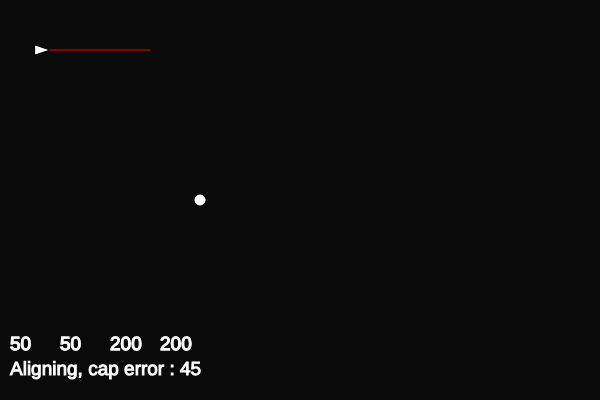
Frame 1 (no input)
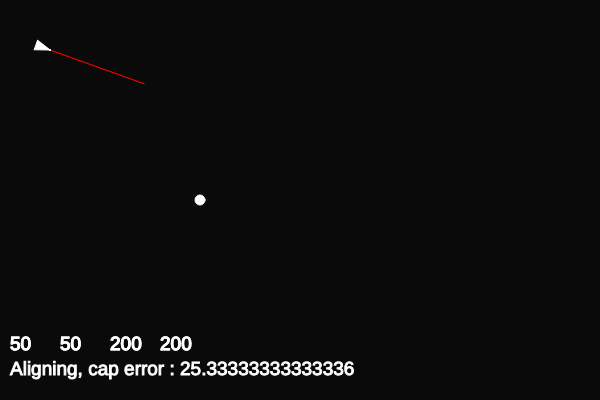
Frame 60 (no input)
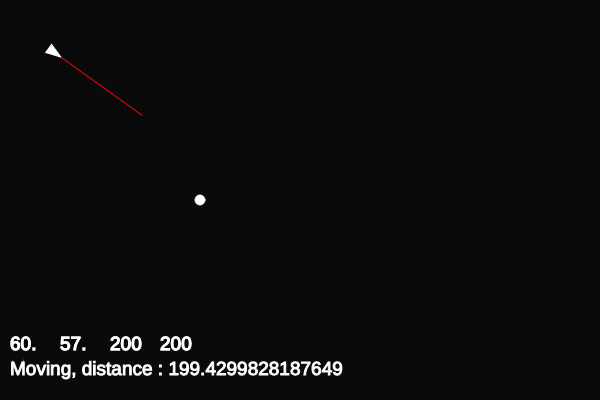
Frame 120 (the mouse pressed at the canvas centre since frame 60)

The p5.js sketch that drew these frames (run headless with seeded random() and noise() and a simulated clock; from frame 60 on, the mouse is pressed at the canvas centre):

// p5.js sketch
// ── sketch.js
var positionX = 50;
var positionY = 50;
var Orientation = 0;

var speed = 0;
var maxSpeed = 30;
var rotation = 0; // deg /sec
var maxRotation = 20;

var targetX = 200;
var targetY = 200;

var historySize = 500;
var historyPositionX = [];
var historyPositionY = [];
var historyOri = [];

function setup() {
  caneva = createCanvas(600, 400);
  caneva.mouseClicked(updateTaget);
  angleMode(DEGREES);
}

function draw() {
  background(10);
  
  
  updatePosition();
  drawArrow();
  drawArrowHist();
  
  circle(targetX, targetY, 10);
  processSpeed();
  
  printDebugText();

}

function printDebugText(){
  textSize(19);
  text(new String(positionX).substring(0,3), 10, 350);
  text(new String(positionY).substring(0,3), 60, 350);
  text(targetX, 110, 350);
  text(targetY, 160, 350);
  fill(255);
}

function updatePosition(){
  if(historyPositionX.length > historySize) {
    historyPositionX.shift();
    historyPositionY.shift();
    historyOri.shift();
  }
  historyPositionX.push(positionX);
  historyPositionY.push(positionY);
  historyOri.push(Orientation);
  
  Orientation = Orientation + rotation * deltaTime/1000;
  positionX = positionX + speed*cos(Orientation) * deltaTime/1000;
  positionY = positionY + speed*sin(Orientation) * deltaTime/1000;
}
                                  
function updateTaget(x,y){
  targetX = mouseX;
  targetY = mouseY;
}

function drawArrow(){
  translate(positionX, positionY);
  rotate(Orientation - 90);  
  triangle(-5, -15, 0, 0, 5, -15);
  stroke('red');
  line(0,0,0,100);
  stroke(255);
  rotate(-Orientation + 90);  
  translate(-positionX, -positionY);
}

function drawArrowHist(){
  for (let i = 0; i < historyPositionX.length -1; i++) {
    stroke(255);
    line(historyPositionX[i],
         historyPositionY[i],
         historyPositionX[i+1],
         historyPositionY[i+1]);
  }
}

function processSpeed(){
  distance = calculateDistance();
  
  textSize(19);
  text(new String(positionX).substring(0,3), 10, 350);
  text(new String(positionY).substring(0,3), 60, 350);
  text(targetX, 110, 350);
  text(targetY, 160, 350);
  fill(255);
  
  // hasPositionBeenReached ---
  if(abs(distance) < 5 ){
    text('Destination reached', 10, 375);
    rotation  = 0;
    speed = 0;
    return;
  }
  
  // cap regulation ---
  cap = calculateCap();
  print('The cap is ' + cap);
  errorCap = cap - Orientation;
  
  if(errorCap > 180) errorCap = errorCap - 360;
  if(errorCap < -180) errorCap = errorCap + 360;
  
  
  rotation = errorCap;
  if(rotation > maxRotation) rotation = maxRotation;
  if(rotation < -maxRotation) rotation = -maxRotation;
  
  // Speed regulation ---
  if(abs(errorCap)>15) {
    text('Aligning, cap error : ' + errorCap, 10, 375);
    speed = 0;
  }
  else {
    text('Moving, distance : ' + distance, 10, 375);
    speed = distance;
    if(speed > maxSpeed) speed = maxSpeed;
    print('The distance is ' + distance);

  }
}

function calculateCap(){
  return atan2(targetY - positionY,targetX - positionX);
}

function calculateDistance(){
  return sqrt(
    pow(targetX - positionX,2)+
    pow(targetY - positionY,2));
}
